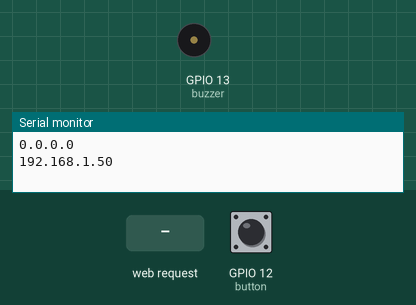
Simulated run of this sketch. Board: ESP32. On the bench: buzzer (waves = sounding), the last lines printed to the serial monitor. Inputs (shaded band) come from the test bench; at power-on: GPIO 12 (button) HIGH. WiFi joins after 1.5 s; servers stay silent unless stated.

Above: at 3.2 s.
3.3 s: HTTP request GET /start received
At 3.81 s:
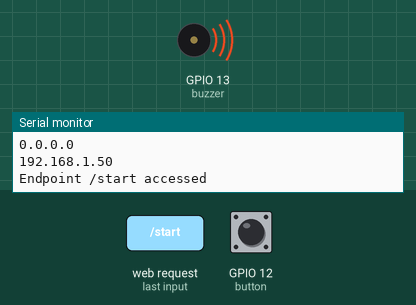
6.3 s: GPIO 12 (button) pulled LOW for 0.15 s
At 7.2 s:
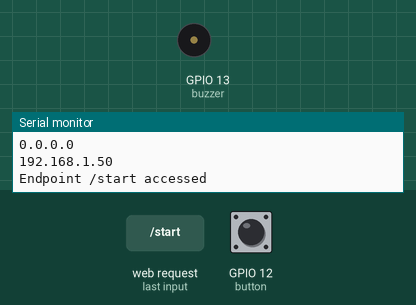
Timing chart, 0 to 9.3 s (numbered marks = the images above; inputs shaded):
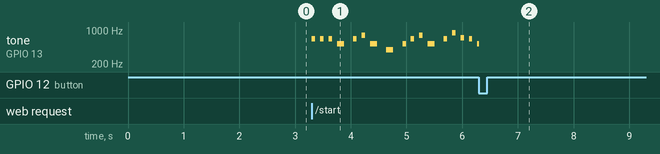

Measured:
- after the input at 3.3 s, tone on GPIO 13 (buzzer): plays 659 Hz for 0.06 s, 659 Hz for 0.06 s, 659 Hz for 0.06 s, 523 Hz for 0.12 s, 659 Hz for 0.06 s, 784 Hz for 0.06 s … (17 notes in this stretch), starting at once
- after the input at 6.3 s, tone on GPIO 13 (buzzer): goes on until 6.3 s, then stays silent

The sketch:

sketch_jun15a.ino
```cpp
#include <ESPAsyncWebSrv.h>
#include <WiFi.h>
#include <WiFiClient.h>
#include <IPAddress.h>

IPAddress ip(10, 0, 5, 124); // Endereço IP fixo
IPAddress subnet(255, 255, 0, 0); // Máscara de sub-rede
IPAddress gateway(10, 0, 0, 1); // Gateway padrão

const char* ssid = "Hfa"; // Nome da rede
const char* password = "ascoteloffice20"; // Senha da rede

#define buzzer 13 // Pino em que o buzzer está ligado
#define button 12 // Pino em que o botão está ligado

AsyncWebServer server(80); // Abre um servidor na porta 80
// Notas da melodia animada

// Melody notes
int melody[] = {
  659, 659, 659, 523, 659, 784, 523, 392,
  523, 659, 784, 523, 659, 880, 698, 659, 523, 587,
  494, 523, 392, 330, 440, 494, 392, 659, 784,
  880, 698, 659, 523, 587, 494, 523, 392, 330, 440, 494,
  392, 659, 784, 880, 698, 659, 523, 587, 494, 523, 392, 330, 440, 494, 392,
  392, 784, 880, 932, 880, 784, 659, 587, 523, 494, 523, 392, 659, 784, 880,
  698, 659, 523, 587, 494, 523, 392, 330, 440, 494, 392
};

// Note durations
int noteDurations[] = {
  8, 8, 8, 4, 8, 8, 4, 4,
  8, 8, 8, 4, 8, 8, 8, 8, 8, 8,
   4, 8, 8, 4, 4, 4, 4, 4, 4,
  4, 4, 4, 4, 4, 8, 8, 4, 4, 4, 4, 4,
  4, 4, 4, 4, 4, 4, 4, 4, 4, 4, 4, 4, 4, 4, 4,
  8, 8, 8, 8, 8, 8, 8, 8, 8, 8, 8, 4, 8, 8, 8,
  8, 8, 8, 4, 8, 8, 4, 4, 4, 4, 4, 4, 4, 8, 8,
  4, 4, 4, 4, 4, 4, 4, 4, 4, 4, 4, 4
};


volatile bool playMelody = false;

void playHappyBirthday() {
  while (true) {
    for (int thisNote = 0; thisNote < sizeof(melody) / sizeof(melody[0]); thisNote++) {
      int noteDuration = 500 / noteDurations[thisNote];
      tone(buzzer, melody[thisNote], noteDuration);
      int pauseBetweenNotes = noteDuration * 1.30;

      // Verifica se o botão foi pressionado antes de tocar a próxima nota
      while (digitalRead(button) == HIGH && noteDuration > 0) {
        delay(10);
        noteDuration -= 10;
      }

      // Se o botão foi pressionado, para a melodia e sai do loop
      if (digitalRead(button) == LOW) {
        noTone(buzzer);
        return;
      }

      delay(pauseBetweenNotes);
      noTone(buzzer);
    }
  }
}

void setup() {
  Serial.begin(115200);

  // Define o que cada Pino será responsável por fazer
  pinMode(buzzer, OUTPUT);
  pinMode(button, INPUT_PULLUP); // INPUT_PULLUP é para usar a resisência do próprio arduino em vez de uma resistência externa

  // Conectar à rede WIFI
  WiFi.begin(ssid, password);
  WiFi.config(ip, gateway, subnet);
  while (WiFi.status() != WL_CONNECTED) {
    delay(1000);
    Serial.println(WiFi.localIP());
  }

  // Recebe o request do website para o IP/start e ativa o buzzer
  server.on("/start", HTTP_GET, [](AsyncWebServerRequest *request) {
    Serial.println("Endpoint /start accessed");
    playMelody = true;
    request->send(200, "text/plain", "Melody started");
  });

  server.begin();
}

void loop() {
  // Se playMelody for verdadeiro, toca a melodia "Happy Birthday"
  if (playMelody) {
    playHappyBirthday();
    playMelody = false;
  }
  delay(100);
}
```
